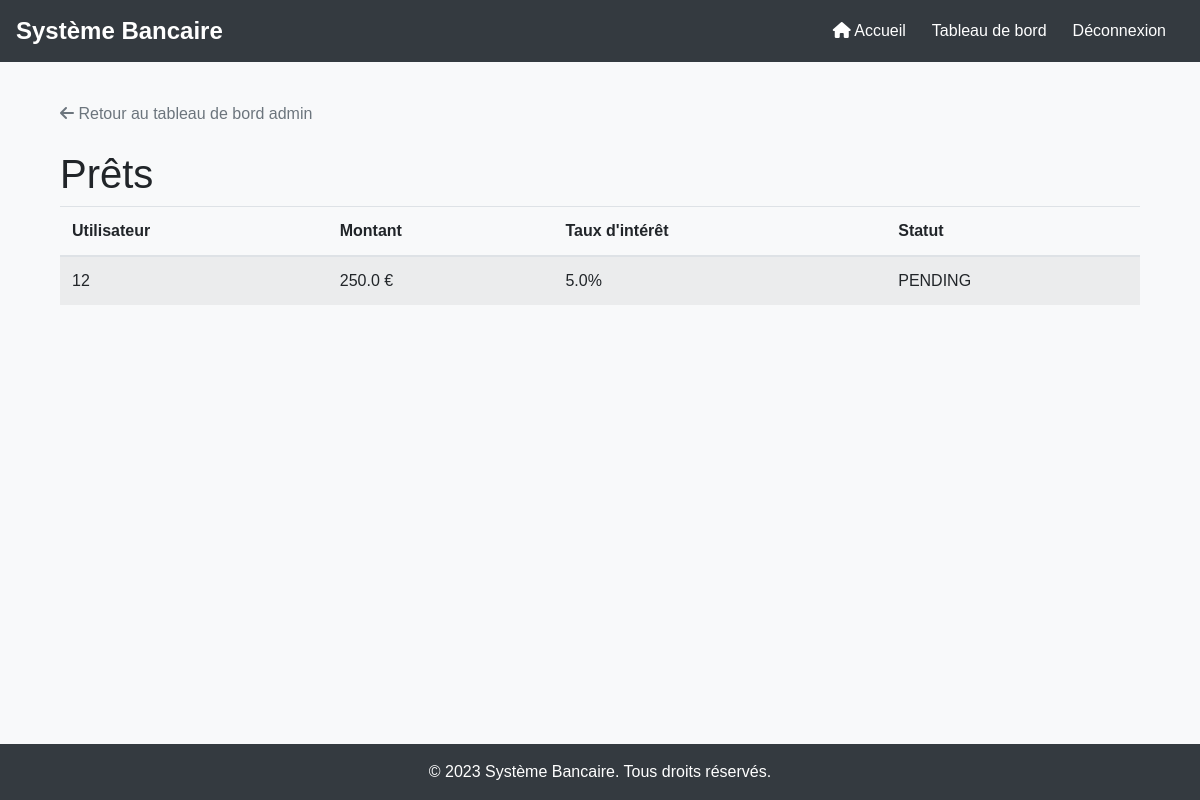
The page /admin/loans (signed in) on the database its author committed.
### tables this page shows
CREATE TABLE loans (
                id INTEGER PRIMARY KEY AUTOINCREMENT,
                user_id INTEGER,
                amount REAL,
                interest_rate REAL,
                status TEXT NOT NULL CHECK(status IN ('PENDING', 'APPROVED', 'REJECTED')),
                FOREIGN KEY (user_id) REFERENCES users (id)
            );

### app.py (the view)
@app.route('/admin/loans')
@role_required('ADMIN')
def admin_loans():
    with sqlite3.connect(DATABASE) as conn:
        cursor = conn.cursor()
        cursor.execute('SELECT * FROM loans')
        loans = cursor.fetchall()
    return render_template("admin_loans.html", loans=loans)

### app.py (called while the page is built)
def role_required(role):
    def decorator(f):
        @wraps(f)
        def decorated_function(*args, **kwargs):
            if not session.get('user_id'):
                return redirect(url_for('login'))
            with sqlite3.connect(DATABASE, timeout=10) as conn:
                cursor = conn.cursor()
                cursor.execute('SELECT role FROM users WHERE id = ?', (session['user_id'],))
                user_role = cursor.fetchone()[0]
                if user_role != role:
                    flash('Accès refusé.', 'error')
                    return redirect(url_for('index'))
            return f(*args, **kwargs)
        return decorated_function
    return decorator

### templates/admin_loans.html (shortened to what this page needs)
{% extends "base.html" %}
{% block content %}
<div class="container">
    <div class="mb-4">
        <a href="{{ url_for('admin_dashboard') }}" class="text-secondary">
            <i class="fas fa-arrow-left"></i> Retour au tableau de bord admin
        </a>
    </div>
    <h1 class="mt-4">Prêts</h1>
    <div class="table-responsive">
        <table class="table table-striped">
            <thead>
                <tr>
                    <th>Utilisateur</th>
                    <th>Montant</th>
                    <th>Taux d'intérêt</th>
                    <th>Statut</th>
                </tr>
            </thead>
            <tbody>
                {% for loan in loans %}
                <tr>
                    <td>{{ loan[1] }}</td>
                    <td>{{ loan[2] }} €</td>
                    <td>{{ loan[3] }}%</td>
                    <td>{{ loan[4] }}</td>
                </tr>
                {% endfor %}
            </tbody>
        </table>
    </div>
</div>
{% endblock %}

### static/css/styles.css (style rules this page uses)
html, body { margin: 0; padding: 0; height: 100%; font-family: "Arial", sans-serif; background-color: #f8f9fa; }
body { display: flex; flex-direction: column; min-height: 100vh; }

### rows shown on the page
loans: user "12", amount "250.0", interest_rate "5.0", status "PENDING"
